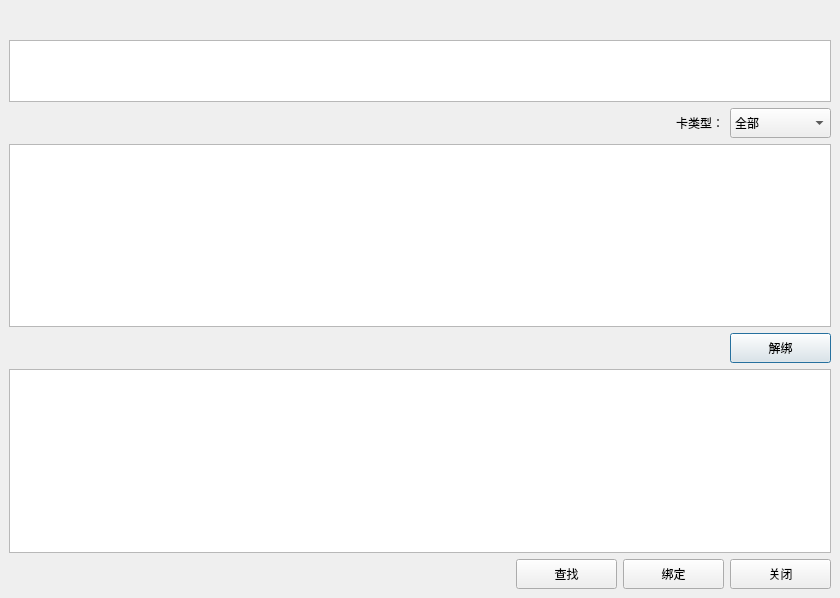
<?xml version="1.0" encoding="UTF-8"?>
<ui version="4.0">
 <class>PersonBind</class>
 <widget class="QDialog" name="PersonBind">
  <property name="geometry">
   <rect>
    <x>0</x>
    <y>0</y>
    <width>840</width>
    <height>598</height>
   </rect>
  </property>
  <property name="windowTitle">
   <string>Dialog</string>
  </property>
  <property name="styleSheet">
   <string notr="true"/>
  </property>
  <layout class="QVBoxLayout" name="verticalLayout_3">
   <property name="leftMargin">
    <number>0</number>
   </property>
   <property name="topMargin">
    <number>0</number>
   </property>
   <property name="rightMargin">
    <number>0</number>
   </property>
   <property name="bottomMargin">
    <number>0</number>
   </property>
   <item>
    <layout class="QVBoxLayout" name="verticalLayout_2">
     <item>
      <widget class="QWidget" name="widget_title" native="true">
       <property name="minimumSize">
        <size>
         <width>0</width>
         <height>34</height>
        </size>
       </property>
       <property name="maximumSize">
        <size>
         <width>16777215</width>
         <height>34</height>
        </size>
       </property>
       <layout class="QHBoxLayout" name="horizontalLayout">
        <property name="spacing">
         <number>0</number>
        </property>
        <property name="leftMargin">
         <number>0</number>
        </property>
        <property name="topMargin">
         <number>0</number>
        </property>
        <property name="rightMargin">
         <number>0</number>
        </property>
        <property name="bottomMargin">
         <number>0</number>
        </property>
        <item>
         <widget class="QLabel" name="lab_Ico">
          <property name="minimumSize">
           <size>
            <width>30</width>
            <height>30</height>
           </size>
          </property>
          <property name="maximumSize">
           <size>
            <width>30</width>
            <height>30</height>
           </size>
          </property>
          <property name="text">
           <string/>
          </property>
          <property name="alignment">
           <set>Qt::AlignCenter</set>
          </property>
         </widget>
        </item>
        <item>
         <widget class="QLabel" name="lab_Title">
          <property name="sizePolicy">
           <sizepolicy hsizetype="Expanding" vsizetype="Preferred">
            <horstretch>0</horstretch>
            <verstretch>0</verstretch>
           </sizepolicy>
          </property>
          <property name="minimumSize">
           <size>
            <width>0</width>
            <height>25</height>
           </size>
          </property>
          <property name="maximumSize">
           <size>
            <width>16777215</width>
            <height>25</height>
           </size>
          </property>
          <property name="text">
           <string/>
          </property>
         </widget>
        </item>
       </layout>
      </widget>
     </item>
     <item>
      <layout class="QVBoxLayout" name="verticalLayout">
       <property name="leftMargin">
        <number>9</number>
       </property>
       <property name="topMargin">
        <number>0</number>
       </property>
       <property name="rightMargin">
        <number>9</number>
       </property>
       <property name="bottomMargin">
        <number>9</number>
       </property>
       <item>
        <widget class="QTableWidget" name="DeviceTableWidget">
         <property name="sizePolicy">
          <sizepolicy hsizetype="Expanding" vsizetype="Preferred">
           <horstretch>0</horstretch>
           <verstretch>0</verstretch>
          </sizepolicy>
         </property>
         <property name="minimumSize">
          <size>
           <width>0</width>
           <height>60</height>
          </size>
         </property>
         <property name="maximumSize">
          <size>
           <width>16777215</width>
           <height>70</height>
          </size>
         </property>
        </widget>
       </item>
       <item>
        <layout class="QHBoxLayout" name="horizontalLayout_2">
         <item>
          <spacer name="horizontalSpacer">
           <property name="orientation">
            <enum>Qt::Horizontal</enum>
           </property>
           <property name="sizeHint" stdset="0">
            <size>
             <width>40</width>
             <height>20</height>
            </size>
           </property>
          </spacer>
         </item>
         <item>
          <widget class="QLabel" name="label">
           <property name="text">
            <string>卡类型：</string>
           </property>
          </widget>
         </item>
         <item>
          <widget class="QComboBox" name="FunctionTypeFilterComboBox">
           <property name="sizePolicy">
            <sizepolicy hsizetype="Preferred" vsizetype="Preferred">
             <horstretch>0</horstretch>
             <verstretch>0</verstretch>
            </sizepolicy>
           </property>
           <property name="minimumSize">
            <size>
             <width>101</width>
             <height>30</height>
            </size>
           </property>
           <property name="sizeAdjustPolicy">
            <enum>QComboBox::AdjustToContents</enum>
           </property>
           <item>
            <property name="text">
             <string>全部</string>
            </property>
           </item>
          </widget>
         </item>
        </layout>
       </item>
       <item>
        <widget class="QTableWidget" name="BindTableWidget"/>
       </item>
       <item>
        <layout class="QHBoxLayout" name="horizontalLayout_3">
         <item>
          <spacer name="horizontalSpacer_2">
           <property name="orientation">
            <enum>Qt::Horizontal</enum>
           </property>
           <property name="sizeHint" stdset="0">
            <size>
             <width>40</width>
             <height>20</height>
            </size>
           </property>
          </spacer>
         </item>
         <item>
          <widget class="QPushButton" name="btnUnbind">
           <property name="sizePolicy">
            <sizepolicy hsizetype="Minimum" vsizetype="Preferred">
             <horstretch>0</horstretch>
             <verstretch>0</verstretch>
            </sizepolicy>
           </property>
           <property name="minimumSize">
            <size>
             <width>101</width>
             <height>30</height>
            </size>
           </property>
           <property name="text">
            <string>解绑</string>
           </property>
          </widget>
         </item>
        </layout>
       </item>
       <item>
        <widget class="QTableWidget" name="SearchTableWidget"/>
       </item>
       <item>
        <layout class="QHBoxLayout" name="horizontalLayout_4">
         <item>
          <spacer name="horizontalSpacer_3">
           <property name="orientation">
            <enum>Qt::Horizontal</enum>
           </property>
           <property name="sizeHint" stdset="0">
            <size>
             <width>40</width>
             <height>20</height>
            </size>
           </property>
          </spacer>
         </item>
         <item>
          <widget class="QPushButton" name="btnSearchUnbindPersonInfo">
           <property name="sizePolicy">
            <sizepolicy hsizetype="Minimum" vsizetype="Preferred">
             <horstretch>0</horstretch>
             <verstretch>0</verstretch>
            </sizepolicy>
           </property>
           <property name="minimumSize">
            <size>
             <width>101</width>
             <height>30</height>
            </size>
           </property>
           <property name="text">
            <string>查找</string>
           </property>
          </widget>
         </item>
         <item>
          <widget class="QPushButton" name="btnBind">
           <property name="sizePolicy">
            <sizepolicy hsizetype="Minimum" vsizetype="Preferred">
             <horstretch>0</horstretch>
             <verstretch>0</verstretch>
            </sizepolicy>
           </property>
           <property name="minimumSize">
            <size>
             <width>101</width>
             <height>30</height>
            </size>
           </property>
           <property name="text">
            <string>绑定</string>
           </property>
          </widget>
         </item>
         <item>
          <widget class="QPushButton" name="btnClose">
           <property name="sizePolicy">
            <sizepolicy hsizetype="Minimum" vsizetype="Preferred">
             <horstretch>0</horstretch>
             <verstretch>0</verstretch>
            </sizepolicy>
           </property>
           <property name="minimumSize">
            <size>
             <width>101</width>
             <height>30</height>
            </size>
           </property>
           <property name="text">
            <string>关闭</string>
           </property>
          </widget>
         </item>
        </layout>
       </item>
      </layout>
     </item>
    </layout>
   </item>
  </layout>
 </widget>
 <resources/>
 <connections/>
</ui>
